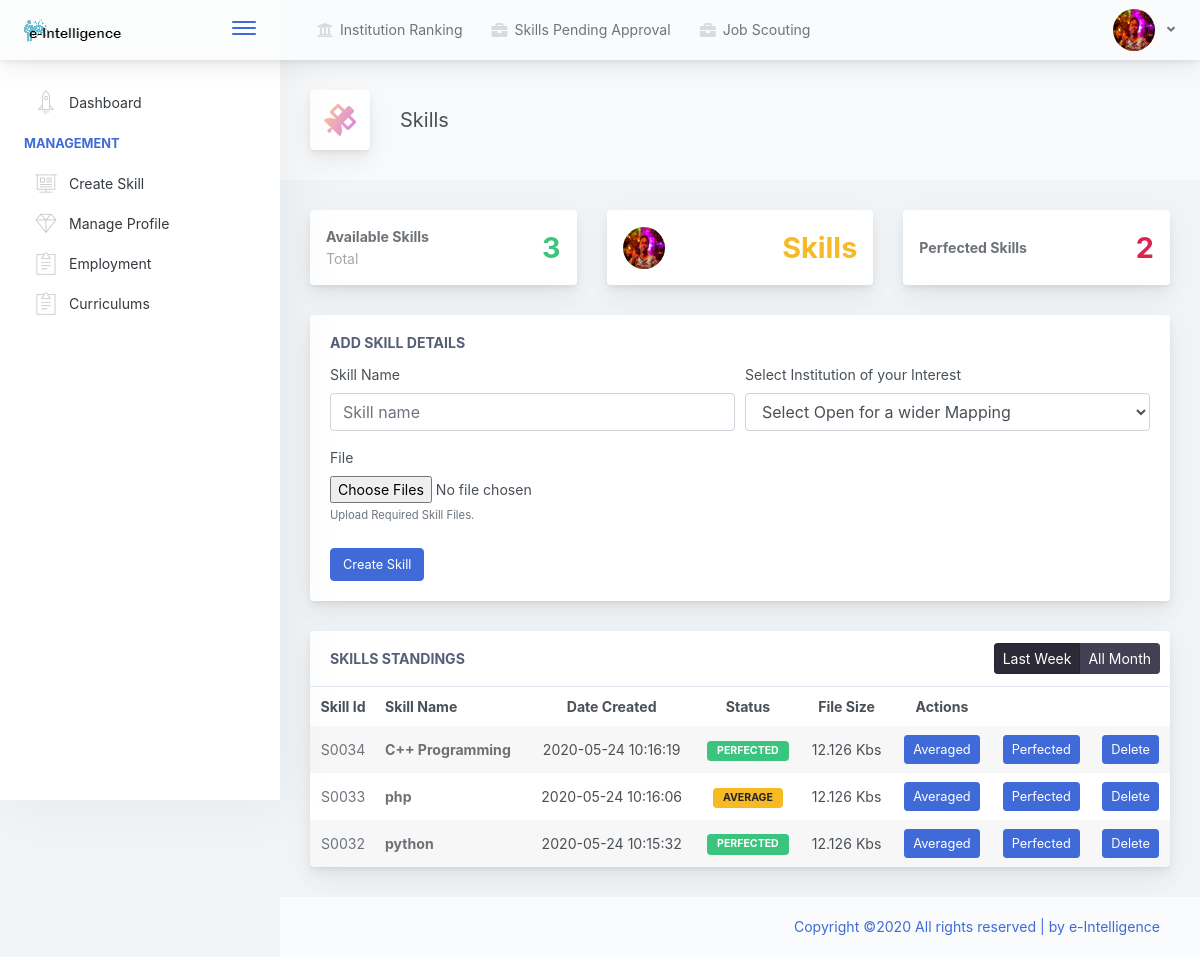
The app's page /e-intelligence/views/creating-skill.php (signed in) with its own data.
### tables this page shows
CREATE TABLE `graduate` (
  `id` int(11) NOT NULL,
  `institution_id` int(45) DEFAULT NULL,
  `created` datetime DEFAULT NULL,
  `updated` datetime DEFAULT NULL,
  `user_id` int(11) NOT NULL,
  `student_number` varchar(250) NOT NULL,
  `account_con` int(11) NOT NULL DEFAULT 0,
  `profile_pic` varchar(250) DEFAULT NULL
);

CREATE TABLE `skill` (
  `skill_id` int(11) NOT NULL,
  `Name` varchar(45) DEFAULT NULL,
  `rating` int(11) DEFAULT 0,
  `user_id` int(11) NOT NULL,
  `date_created` datetime DEFAULT NULL,
  `date_updated` datetime DEFAULT NULL,
  `employer_id` int(11) DEFAULT NULL,
  `institution_admin_id` int(11) DEFAULT NULL,
  `doc_path` varchar(250) NOT NULL,
  `file_type` varchar(250) NOT NULL,
  `file_size` int(11) NOT NULL,
  `scouted` int(11) NOT NULL DEFAULT 0,
  `doc_id` int(11) NOT NULL
);

### e-intelligence/views/creating-skill.php (the view, shortened to what the rows shown need)
<?php
    include_once('header.php');
    include_once('side_bar_manue.php');
?>
<div class="app-main__outer">
    <div class="app-main__inner">
        <div class="row">
            <div class="col-md-6 col-xl-4">
                <div class="card mb-3 widget-content">
                    <div class="widget-content-outer">
                        <div class="widget-content-wrapper">
                            <div class="widget-content-left">
                                <?php if($logo == null){ $img = 'css/assets/images/avatar.svg'; } else { $img = '../api_controller/'.$logo; } ?>
                                <img width="42" height="42" class="rounded-circle" src="<?php echo $img; ?>" alt="">
                            </div>
                        </div>
                    </div>
                </div>
            </div>
        </div>
        <div class="row">
            <div class="col-md-12">
                <div class="main-card mb-3 card">
                    <div class="card-header">Skills Standings
                        <div class="btn-actions-pane-right">
                        </div>
                    </div>
                    <div class="table-responsive">
                        <table class="align-middle mb-0 table table-borderless table-striped table-hover">
                            <thead>
                                <tr>
                                    <th class="text-center">Skill Id</th>
                                    <th>Skill Name</th>
                                    <th class="text-center">Date Created</th>
                                    <th class="text-center">Status</th>
                                    <th class="text-center">File Size</th>
                                    <th class="text-center">Actions</th>
                                </tr>
                            </thead>
                            <tbody>
                                <?php
                                    $sqlSelect_uncofirmed = "SELECT * FROM skill where user_id='$user_id' order by skill_id desc";
                                    $result_uncofirmed = mysqli_query($conn, $sqlSelect_uncofirmed);
                                    if (mysqli_num_rows($result_uncofirmed) > 0)
                                    {
                                    while($row = mysqli_fetch_array($result_uncofirmed))
                                    {
                                        $skill_id = $row['skill_id'];
                                        $skill_name = $row['Name'];
                                        $skill_size = $row['file_size'];
                                        $skill_status = $row['rating'];
                                        $skill_created = $row['date_created'];
                                ?>
                                <tr>
                                    <td class="text-center text-muted">S00<?php echo $skill_id; ?></td>
                                    <td>
                                        <div class="widget-content p-0">
                                            <div class="widget-content-left flex2">
                                                <div class="widget-heading"><?php echo $skill_name; ?></div>
                                            </div>
                                        </div>
                                        </div>
                                    <td class="text-center"><?php echo $skill_created; ?></td>
                                    <td class="text-center">
                                        <?php
                                            if ($skill_status == '1'){
                                                echo '<div class="badge badge-warning">Average</div>';
                                            } else if ($skill_status == '2'){
                                                echo '<div class="badge badge-success">Perfected</div>';
                                            } else {
                                                echo '<div class="badge badge-info">Beginner</div>';
                                            }
                                        ?>
                                    </td>
                                    <td class="text-center"><?php echo $skill_size/1000; echo ' Kbs'; ?></td>
                                    <td class="text-center">
                                        <form action="../api_controller/create_skill.php" method="post" >
                                            <button type="submit" id="PopoverCustomT-1" class="btn btn-primary btn-sm" name="avreage">
                                                Averaged
                                            </button>
                                        </form>
                                    </td>
                                    <td class="text-center">
                                        <form action="../api_controller/create_skill.php" method="post" >
                                            <button type="submit" id="PopoverCustomT-1" class="btn btn-primary btn-sm" name="perfected">
                                                Perfected
                                            </button>
                                        </form>
                                    </td>
                                    <td class="text-center">
                                        <form action="../api_controller/create_skill.php" method="post" >
                                            <button type="submit" id="PopoverCustomT-1" class="btn btn-primary btn-sm" name="delete">
                                                Delete
                                            </button>
                                        </form>
                                    </td>
                                <?php
                                        }
                                }
                                ?>
                    </div>
                </div>
            </div>
        </div>
    </div>
<?php
    include_once('footer.php');

### e-intelligence/views/header.php (shortened to what the rows shown need)
<?php
    include_once('../api_controller/session_manager.php');
?>
<!doctype html>
<html lang="en">
    <head>
    <?php
    include_once('style.php');
    ?>
    </head>
    <body>
        <div class="app-container app-theme-white body-tabs-shadow fixed-sidebar fixed-header">
            <div class="app-header header-shadow">
                <div class="app-header__content">
                    <div class="app-header-right">
                        <div class="header-btn-lg pr-0">
                            <div class="widget-content p-0">
                                <div class="widget-content-wrapper">
                                    <div class="widget-content-left">
                                        <div class="btn-group">
                                            <a data-toggle="dropdown" aria-haspopup="true" aria-expanded="false" class="p-0 btn">
                                                <?php if($logo == null){ $img = 'css/assets/images/avatar.svg'; } else { $img = '../api_controller/'.$logo; } ?>
                                                <img width="42" height="42" class="rounded-circle" src="<?php echo $img; ?>" alt="">
                                                <i class="fa fa-angle-down ml-2 opacity-8"></i>
                                            </a>
                                        </div>
                                    </div>
                                </div>
                            </div>
                        </div>
                    </div>
                </div>
            </div>

### records on screen
graduate: profile_pic (picture)
skill: skill_id "34", Name "C++ Programming", date_created "2020-05-24 10:16:19", rating "PERFECTED", $skill_size/1000 "12.126"
skill: skill_id "33", Name "php", date_created "2020-05-24 10:16:06", rating "AVERAGE", $skill_size/1000 "12.126"
skill: skill_id "32", Name "python", date_created "2020-05-24 10:15:32", rating "PERFECTED", $skill_size/1000 "12.126"

### other values on screen
$number_of_skills "3"
$number_of_ps "2"
